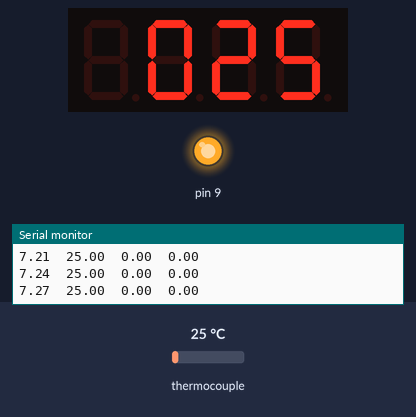
This sketch was run on a simulated Arduino Uno, built with avr-gcc and run on an emulated ATmega328P. Shown: 4-digit seven-segment display, output pins drawn as LEDs (lit = HIGH), the last lines printed to the serial monitor. The test bench sets the inputs (shaded band); at power-on: thermocouple 25 °C.

Above: at 7.3 s.
7.4 s: thermocouple set to 6 °C
At 8.6 s:
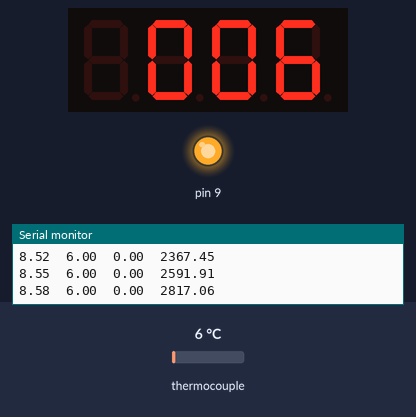
8.9 s: thermocouple set to 97 °C
At 10.1 s:
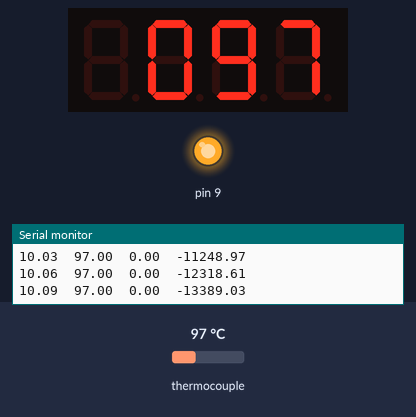
10.4 s: thermocouple set to 102 °C
At 10.8 s:
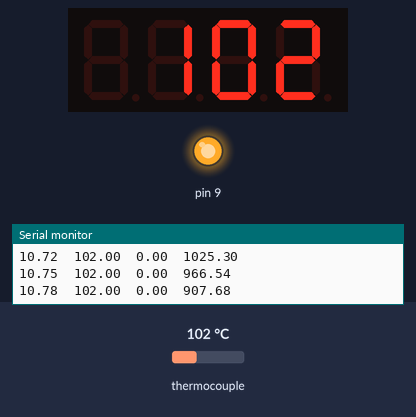
Timing chart, 0 to 13.4 s (numbered marks = the images above; inputs shaded):
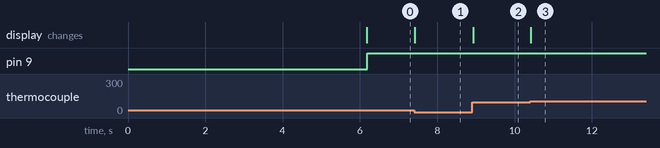

The sketch:

tuning.ino
```cpp
#include <Adafruit_MAX31865.h>
#include <Adafruit_MAX31865.h>
#include <Adafruit_GFX.h>
#include "Adafruit_LEDBackpack.h"

#define USE_TIMER_1 true
#include "TimerInterrupt.h"

Adafruit_MAX31865 thermo = Adafruit_MAX31865(10);
Adafruit_AlphaNum4 alpha4 = Adafruit_AlphaNum4();

#define RREF      430.0
#define RNOMINAL  100.0

uint32_t startTime;
size_t state = 1;
//float stateStart;
//float stateStartTemp;

template <size_t N>
class Regressor {
  private:
    float times[N];
    float values[N];
    size_t index = 0;
    bool seeded = false;
  public:
    bool isSeeded() {
      return seeded;
    }

    float step(float t, float v) {
      if (!seeded && index == 0) {
        for (size_t i = 0; i < N; i++) {
          times[i] = 0;
          values[i] = 0;
        }
      }
      double mean_t = 0, mean_v = 0;
      times[index] = t;
      values[index] = v;
      index = (index + 1) % N;
      if (!seeded && index == 0) {
        seeded = true;
      }
      for (size_t i = 0; i < N; i++) {
        mean_t += times[i];
        mean_v += values[i];
      }
      mean_t /= N;
      mean_v /= N;
      double num = 0, denum = 0;
      for (size_t i = 0; i < N; i++) {
        float delta_t = times[i] - mean_t;
        float delta_v = values[i] - mean_v;
        num += delta_t * delta_v;
        denum += delta_t * delta_t;
      }
      return num / denum;
    }
};

Regressor<10> rate;
Regressor<50> accel;

void setup() {
  Serial.begin(115200);
  pinMode(9, OUTPUT);
  digitalWrite(9, LOW);
  thermo.begin(MAX31865_3WIRE);
  alpha4.begin(0x70);
  alpha4.clear();
  startTime = millis();

  float a;
  while (!(rate.isSeeded() && accel.isSeeded() && a > -0.25 && a < 0.25)) {
    float temp = thermo.temperature(RNOMINAL, RREF);
    float t = (millis() - startTime) / 1000.0;
    float v = rate.step(t, temp);
    a = accel.step(t, v);
//    stateStart = t;
//    stateStartTemp = temp;
    delay(100);
  }

  ITimer1.init();
  if (! ITimer1.attachInterruptInterval(32, timerTick)) {
    Serial.println("Unable to initialize timer");
    while (true) ;;
  }
  Serial.println("time\ttemp\trate\taccel");
}

volatile bool on = false;
volatile uint8_t pwm = 255;
volatile uint8_t timerStep = 0;

void loop() {
  float temp = thermo.temperature(RNOMINAL, RREF);
  float t = (millis() - startTime) / 1000.0;
  float v = rate.step(t, temp);
  float a = accel.step(t, v);

  printTemp(temp);
  alpha4.writeDisplay();

//  if (state == 1) {
//    float expectedTemp = temp + (v + (a * 10)) * 10;
//    if (expectedTemp > 150.0) {
//      state = 2;
//      pwm = 102;
//    }
//  } else if (state == 2) {
//    float expectedTemp = temp + (v + (a * 10)) * 10;
//    if (expectedTemp > 180.0) {
//      state = 3;
//      pwm = 255;
//    }
//  } else if (state == 3) {
//    float expectedTemp = temp + (v + (a * 10)) * 10;
//    if (expectedTemp > 225.0) {
//      state = 4;
//      pwm = 0;
//    }
//  }

  Serial.print(t); Serial.print("\t");
//  Serial.print(state); Serial.print("\t");
//  Serial.print(on ? '1' : '0'); Serial.print("\t");
//  Serial.print(pwm); Serial.print("\t");
  Serial.print(temp); Serial.print("\t");
  Serial.print(v); Serial.print("\t");
  Serial.print(a * 100); Serial.print("\t");
  Serial.println();

//  if (Serial.available()) {
//    char cmd = Serial.read();
//    if (cmd == 'y') {
//      on = true;
//      digitalWrite(9, HIGH);
//    } else if (cmd == 'n') {
//      on = false;
//      digitalWrite(9, LOW);
//    }
//  }
  delay(20);
}

void timerTick(void) {
  timerStep++;
  if (pwm != 255 && timerStep >= pwm) {
    digitalWrite(9, LOW);
    on = false;
  } else {
    digitalWrite(9, HIGH);
    on = true;
  }
}

void printTemp(float temp) {
  if (temp >= 1000) temp = 999.0;
  if (temp < 0) temp = 0;

  for (int c = 3; c >= 1; c--) {
    size_t i = ((size_t)temp) % 10;
    alpha4.writeDigitAscii(c, '0' + i);
    temp -= i;
    temp /= 10;
  }
}
```

Measured:
- after the input at 7.4 s, the display: changes at once (image 1)
- after the input at 8.9 s, the display: changes at once (image 2)
- after the input at 10.4 s, the display: changes at once (image 3)
